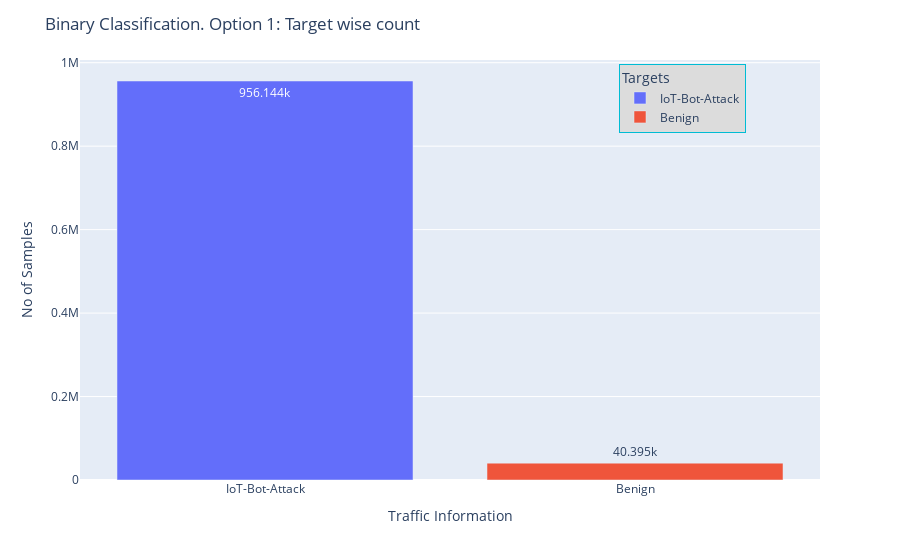

Here is the notebook cell this chart was saved with:
### Code cell
legend_position_dict = dict(bgcolor="#dcdcdc", borderwidth=1, bordercolor="#00BCD4", orientation='v',
                            yanchor="top", y=0.99, xanchor="right", x=0.9, title="Targets")
display_bar_chart(binary_target_counts, binary_target_counts.index, binary_target_counts.values, 
                  "Binary Classification. Option 1: Target wise count", "Traffic Information", "No of Samples", 
                  legend_position_dict=legend_position_dict)

### Figure 1 — Plotly figure (JSON) as saved in the notebook; plotly's stock layout.template omitted (floating-point values rounded to 4 significant figures)
{"data": [{"alignmentgroup": "True", "hovertemplate": "target=%{x}<br>y=%{y}<extra></extra>", "legendgroup": "IoT-Bot-Attack", "marker": {"color": "#636efa", "pattern": {"shape": ""}}, "name": "IoT-Bot-Attack", "offsetgroup": "IoT-Bot-Attack", "orientation": "v", "showlegend": true, "textposition": "auto", "texttemplate": "%{y}", "type": "bar", "x": ["IoT-Bot-Attack"], "xaxis": "x", "y": [956144], "yaxis": "y"}, {"alignmentgroup": "True", "hovertemplate": "target=%{x}<br>y=%{y}<extra></extra>", "legendgroup": "Benign", "marker": {"color": "#EF553B", "pattern": {"shape": ""}}, "name": "Benign", "offsetgroup": "Benign", "orientation": "v", "showlegend": true, "textposition": "auto", "texttemplate": "%{y}", "type": "bar", "x": ["Benign"], "xaxis": "x", "y": [40395], "yaxis": "y"}], "layout": {"barmode": "relative", "legend": {"bgcolor": "#dcdcdc", "bordercolor": "#00BCD4", "borderwidth": 1, "orientation": "v", "title": {"text": "Targets"}, "tracegroupgap": 0, "x": 0.9, "xanchor": "right", "y": 0.99, "yanchor": "top"}, "margin": {"t": 60}, "title": {"text": "Binary Classification. Option 1: Target wise count"}, "xaxis": {"anchor": "y", "categoryarray": ["IoT-Bot-Attack", "Benign"], "categoryorder": "array", "domain": [0, 1], "title": {"text": "Traffic Information"}}, "yaxis": {"anchor": "x", "domain": [0, 1], "title": {"text": "No of Samples"}}}}
